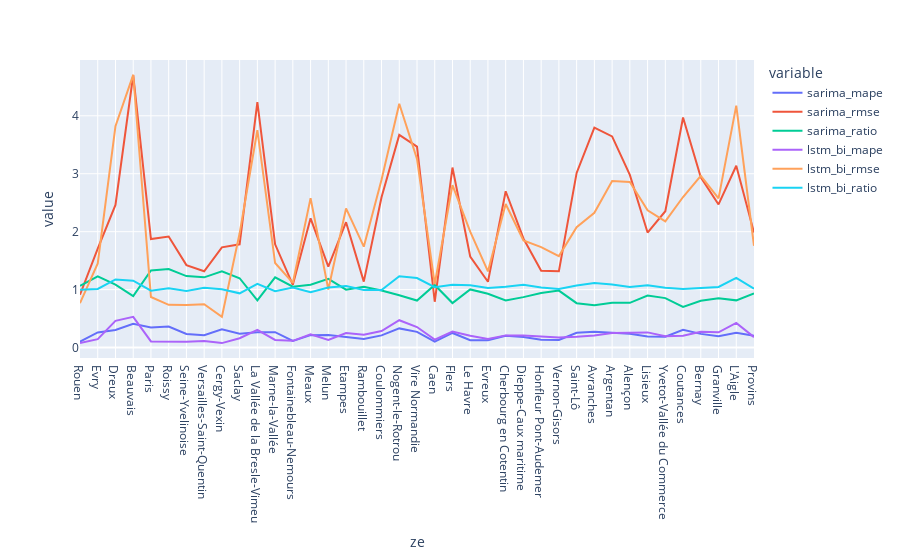

Notebook source saved alongside this figure:
### Code cell
def display_metrics_dvm() :
    df_metrics_dvm = pd.read_csv(f'{path_dvm}/metrics_evaluation_lstm_sarima.csv')

    plt.figure(figsize=(15,6))
    df_melted = pd.melt(df_metrics_dvm, ['ze'])
    fig = px.line(data_frame=df_melted, x='ze', y='value', color='variable')
    
    return fig

display_metrics_dvm()

### Figure 1 — Plotly figure (JSON) as saved in the notebook; plotly's stock layout.template omitted (floating-point values rounded to 4 significant figures)
{"data": [{"hovertemplate": "variable=sarima_mape<br>ze=%{x}<br>value=%{y}<extra></extra>", "legendgroup": "sarima_mape", "line": {"color": "#636efa", "dash": "solid"}, "marker": {"symbol": "circle"}, "mode": "lines", "name": "sarima_mape", "orientation": "v", "showlegend": true, "type": "scatter", "x": ["Rouen", "Evry", "Dreux", "Beauvais", "Paris", "Roissy", "Seine-Yvelinoise", "Versailles-Saint-Quentin", "Cergy-Vexin", "Saclay", "La Vallée de la Bresle-Vimeu", "Marne-la-Vallée", "Fontainebleau-Nemours", "Meaux", "Melun", "Etampes", "Rambouillet", "Coulommiers", "Nogent-le-Rotrou", "Vire Normandie", "Caen", "Flers", "Le Havre", "Evreux", "Cherbourg en Cotentin", "Dieppe-Caux maritime", "Honfleur Pont-Audemer", "Vernon-Gisors", "Saint-Lô", "Avranches", "Argentan", "Alençon", "Lisieux", "Yvetot-Vallée du Commerce", "Coutances", "Bernay", "Granville", "L'Aigle", "Provins"], "xaxis": "x", "y": [0.102, 0.2615, 0.3045, 0.4093, 0.3464, 0.3625, 0.2345, 0.212, 0.3148, 0.2406, 0.2652, 0.2662, 0.1154, 0.2139, 0.217, 0.1763, 0.1475, 0.2101, 0.3309, 0.2712, 0.1008, 0.2519, 0.1278, 0.1255, 0.2033, 0.1815, 0.137, 0.1325, 0.2564, 0.2711, 0.2581, 0.2383, 0.1903, 0.1879, 0.305, 0.2362, 0.1952, 0.2561, 0.2019], "yaxis": "y"}, {"hovertemplate": "variable=sarima_rmse<br>ze=%{x}<br>value=%{y}<extra></extra>", "legendgroup": "sarima_rmse", "line": {"color": "#EF553B", "dash": "solid"}, "marker": {"symbol": "circle"}, "mode": "lines", "name": "sarima_rmse", "orientation": "v", "showlegend": true, "type": "scatter", "x": ["Rouen", "Evry", "Dreux", "Beauvais", "Paris", "Roissy", "Seine-Yvelinoise", "Versailles-Saint-Quentin", "Cergy-Vexin", "Saclay", "La Vallée de la Bresle-Vimeu", "Marne-la-Vallée", "Fontainebleau-Nemours", "Meaux", "Melun", "Etampes", "Rambouillet", "Coulommiers", "Nogent-le-Rotrou", "Vire Normandie", "Caen", "Flers", "Le Havre", "Evreux", "Cherbourg en Cotentin", "Dieppe-Caux maritime", "Honfleur Pont-Audemer", "Vernon-Gisors", "Saint-Lô", "Avranches", "Argentan", "Alençon", "Lisieux", "Yvetot-Vallée du Commerce", "Coutances", "Bernay", "Granville", "L'Aigle", "Provins"], "xaxis": "x", "y": [0.9115, 1.709, 2.462, 4.704, 1.872, 1.916, 1.423, 1.317, 1.729, 1.782, 4.238, 1.782, 1.083, 2.23, 1.396, 2.164, 1.137, 2.594, 3.671, 3.467, 0.7907, 3.108, 1.571, 1.135, 2.698, 1.883, 1.325, 1.317, 3.014, 3.797, 3.644, 2.979, 1.985, 2.353, 3.97, 2.94, 2.47, 3.137, 1.984], "yaxis": "y"}, {"hovertemplate": "variable=sarima_ratio<br>ze=%{x}<br>value=%{y}<extra></extra>", "legendgroup": "sarima_ratio", "line": {"color": "#00cc96", "dash": "solid"}, "marker": {"symbol": "circle"}, "mode": "lines", "name": "sarima_ratio", "orientation": "v", "showlegend": true, "type": "scatter", "x": ["Rouen", "Evry", "Dreux", "Beauvais", "Paris", "Roissy", "Seine-Yvelinoise", "Versailles-Saint-Quentin", "Cergy-Vexin", "Saclay", "La Vallée de la Bresle-Vimeu", "Marne-la-Vallée", "Fontainebleau-Nemours", "Meaux", "Melun", "Etampes", "Rambouillet", "Coulommiers", "Nogent-le-Rotrou", "Vire Normandie", "Caen", "Flers", "Le Havre", "Evreux", "Cherbourg en Cotentin", "Dieppe-Caux maritime", "Honfleur Pont-Audemer", "Vernon-Gisors", "Saint-Lô", "Avranches", "Argentan", "Alençon", "Lisieux", "Yvetot-Vallée du Commerce", "Coutances", "Bernay", "Granville", "L'Aigle", "Provins"], "xaxis": "x", "y": [1.065, 1.228, 1.086, 0.8885, 1.33, 1.355, 1.234, 1.212, 1.315, 1.197, 0.8157, 1.212, 1.05, 1.084, 1.187, 0.9983, 1.051, 0.9858, 0.9036, 0.8113, 1.081, 0.7683, 1.004, 0.9284, 0.8117, 0.8704, 0.9431, 0.9836, 0.766, 0.7296, 0.7726, 0.7715, 0.8992, 0.8535, 0.7028, 0.808, 0.8528, 0.8147, 0.9347], "yaxis": "y"}, {"hovertemplate": "variable=lstm_bi_mape<br>ze=%{x}<br>value=%{y}<extra></extra>", "legendgroup": "lstm_bi_mape", "line": {"color": "#ab63fa", "dash": "solid"}, "marker": {"symbol": "circle"}, "mode": "lines", "name": "lstm_bi_mape", "orientation": "v", "showlegend": true, "type": "scatter", "x": ["Rouen", "Evry", "Dreux", "Beauvais", "Paris", "Roissy", "Seine-Yvelinoise", "Versailles-Saint-Quentin", "Cergy-Vexin", "Saclay", "La Vallée de la Bresle-Vimeu", "Marne-la-Vallée", "Fontainebleau-Nemours", "Meaux", "Melun", "Etampes", "Rambouillet", "Coulommiers", "Nogent-le-Rotrou", "Vire Normandie", "Caen", "Flers", "Le Havre", "Evreux", "Cherbourg en Cotentin", "Dieppe-Caux maritime", "Honfleur Pont-Audemer", "Vernon-Gisors", "Saint-Lô", "Avranches", "Argentan", "Alençon", "Lisieux", "Yvetot-Vallée du Commerce", "Coutances", "Bernay", "Granville", "L'Aigle", "Provins"], "xaxis": "x", "y": [0.08007, 0.1447, 0.4609, 0.5306, 0.1064, 0.1026, 0.1008, 0.1125, 0.07709, 0.1609, 0.3055, 0.1314, 0.1162, 0.2296, 0.133, 0.2506, 0.2209, 0.2859, 0.472, 0.3541, 0.1364, 0.2757, 0.2035, 0.1464, 0.2102, 0.2076, 0.1897, 0.1741, 0.1859, 0.2078, 0.252, 0.2559, 0.2619, 0.1964, 0.2058, 0.2709, 0.2625, 0.4251, 0.1805], "yaxis": "y"}, {"hovertemplate": "variable=lstm_bi_rmse<br>ze=%{x}<br>value=%{y}<extra></extra>", "legendgroup": "lstm_bi_rmse", "line": {"color": "#FFA15A", "dash": "solid"}, "marker": {"symbol": "circle"}, "mode": "lines", "name": "lstm_bi_rmse", "orientation": "v", "showlegend": true, "type": "scatter", "x": ["Rouen", "Evry", "Dreux", "Beauvais", "Paris", "Roissy", "Seine-Yvelinoise", "Versailles-Saint-Quentin", "Cergy-Vexin", "Saclay", "La Vallée de la Bresle-Vimeu", "Marne-la-Vallée", "Fontainebleau-Nemours", "Meaux", "Melun", "Etampes", "Rambouillet", "Coulommiers", "Nogent-le-Rotrou", "Vire Normandie", "Caen", "Flers", "Le Havre", "Evreux", "Cherbourg en Cotentin", "Dieppe-Caux maritime", "Honfleur Pont-Audemer", "Vernon-Gisors", "Saint-Lô", "Avranches", "Argentan", "Alençon", "Lisieux", "Yvetot-Vallée du Commerce", "Coutances", "Bernay", "Granville", "L'Aigle", "Provins"], "xaxis": "x", "y": [0.7657, 1.452, 3.821, 4.706, 0.8735, 0.7373, 0.7366, 0.7467, 0.529, 1.972, 3.753, 1.459, 1.116, 2.579, 1.001, 2.402, 1.741, 2.896, 4.208, 3.255, 1.094, 2.802, 2.0, 1.313, 2.479, 1.847, 1.733, 1.578, 2.076, 2.327, 2.874, 2.857, 2.37, 2.177, 2.598, 2.962, 2.576, 4.176, 1.756], "yaxis": "y"}, {"hovertemplate": "variable=lstm_bi_ratio<br>ze=%{x}<br>value=%{y}<extra></extra>", "legendgroup": "lstm_bi_ratio", "line": {"color": "#19d3f3", "dash": "solid"}, "marker": {"symbol": "circle"}, "mode": "lines", "name": "lstm_bi_ratio", "orientation": "v", "showlegend": true, "type": "scatter", "x": ["Rouen", "Evry", "Dreux", "Beauvais", "Paris", "Roissy", "Seine-Yvelinoise", "Versailles-Saint-Quentin", "Cergy-Vexin", "Saclay", "La Vallée de la Bresle-Vimeu", "Marne-la-Vallée", "Fontainebleau-Nemours", "Meaux", "Melun", "Etampes", "Rambouillet", "Coulommiers", "Nogent-le-Rotrou", "Vire Normandie", "Caen", "Flers", "Le Havre", "Evreux", "Cherbourg en Cotentin", "Dieppe-Caux maritime", "Honfleur Pont-Audemer", "Vernon-Gisors", "Saint-Lô", "Avranches", "Argentan", "Alençon", "Lisieux", "Yvetot-Vallée du Commerce", "Coutances", "Bernay", "Granville", "L'Aigle", "Provins"], "xaxis": "x", "y": [0.9964, 1.012, 1.176, 1.153, 0.9814, 1.025, 0.9767, 1.033, 1.007, 0.9361, 1.1, 0.9734, 1.038, 0.954, 1.036, 1.062, 0.9934, 0.9934, 1.231, 1.2, 1.043, 1.084, 1.077, 1.03, 1.052, 1.083, 1.038, 1.011, 1.072, 1.115, 1.09, 1.044, 1.076, 1.031, 1.012, 1.034, 1.047, 1.204, 1.017], "yaxis": "y"}], "layout": {"legend": {"title": {"text": "variable"}, "tracegroupgap": 0}, "margin": {"t": 60}, "xaxis": {"anchor": "y", "domain": [0, 1], "title": {"text": "ze"}}, "yaxis": {"anchor": "x", "domain": [0, 1], "title": {"text": "value"}}}}
